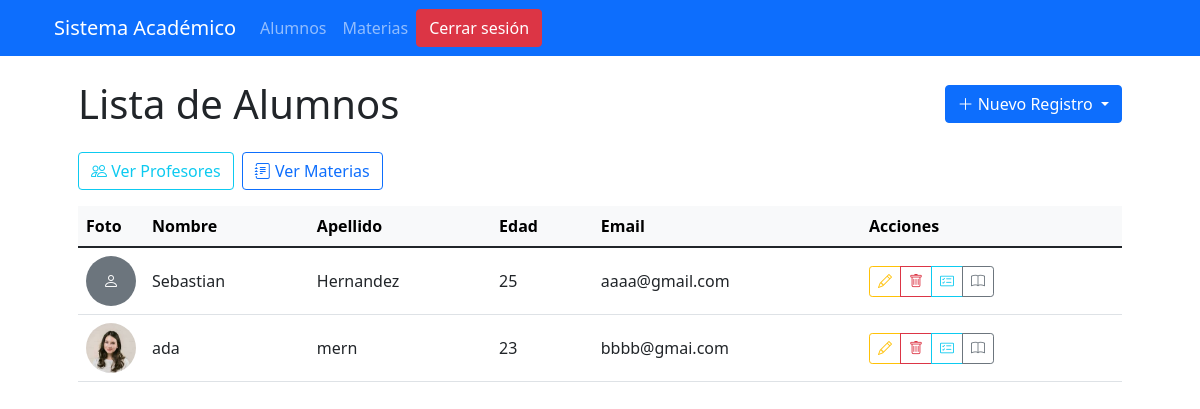
Page / (signed in) on the earlier database version.
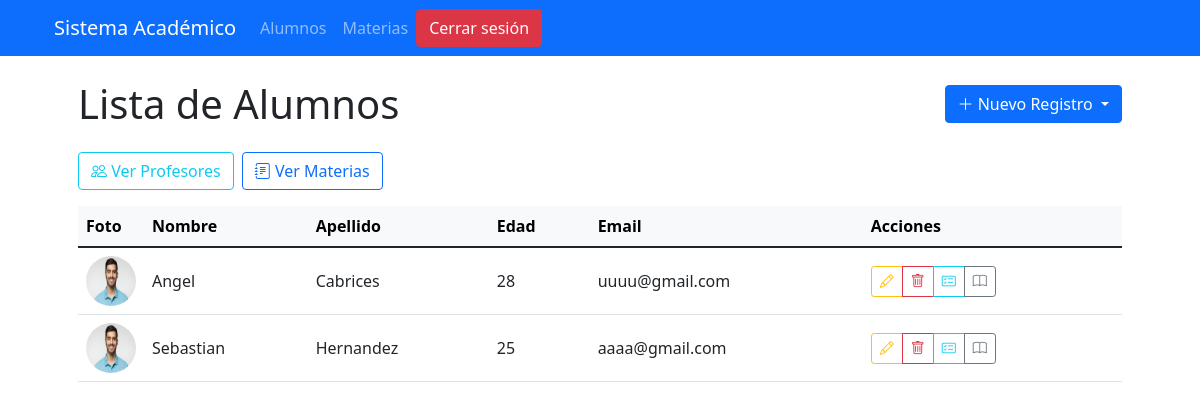
Same page on the later database version.
### formulario/models.py (models this page shows, shortened)
class Alumno(models.Model):
    nombre = models.CharField(max_length=100)
    apellido = models.CharField(max_length=100)
    edad = models.PositiveIntegerField()
    direccion = models.TextField()
    email = models.EmailField(unique=True)
    telefono = models.CharField(max_length=15)
    fecha_inscripcion = models.DateField(auto_now_add=True)
    foto = models.ImageField(upload_to='estudiantes/', blank=True, null=True, verbose_name="Foto del alumno")
    matricula = models.CharField(max_length=20, unique=True, blank=True, null=True)
    class Meta:
        ordering = ['apellido', 'nombre']

### formulario/views.py (the view)
# urls.py: path('', views.lista_alumnos, name='lista_alumnos'),
@login_required
def lista_alumnos(request):
    query = request.GET.get('q')
    alumnos = Alumno.objects.all().order_by('apellido', 'nombre')
    if query:
        alumnos = alumnos.filter(
            Q(nombre__icontains=query) |
            Q(apellido__icontains=query) |
            Q(matricula__icontains=query)
        ).distinct()
    return render(request, 'alumnos/lista.html', {'alumnos': alumnos})

### formulario/templates/alumnos/lista.html (shortened to what this page needs)
{% extends 'base.html' %}
{% block content %}
<div class="container-fluid mt-3">
    <div class="d-flex justify-content-between align-items-center mb-4">
        <h1 class="mb-0">Lista de Alumnos</h1>
        <div class="dropdown">
            <button class="btn btn-primary dropdown-toggle" type="button" id="dropdownMenuButton" data-bs-toggle="dropdown" aria-expanded="false">
                <i class="bi bi-plus-lg"></i> Nuevo Registro
            </button>
        </div>
    </div>
    <div class="d-flex flex-wrap gap-2 mb-3">
        <a href="{% url 'formulario:lista_profesores' %}" class="btn btn-outline-info">
            <i class="bi bi-people"></i> Ver Profesores
        </a>
        <a href="{% url 'formulario:lista_materias' %}" class="btn btn-outline-primary">
            <i class="bi bi-journal-text"></i> Ver Materias
        </a>
    </div>
    <div class="table-responsive">
        <table class="table table-hover align-middle">
            <thead class="table-light">
                <tr>
                    <th style="width: 60px;">Foto</th>
                    <th>Nombre</th>
                    <th>Apellido</th>
                    <th>Edad</th>
                    <th>Email</th>
                    <th>Acciones</th>
                </tr>
            </thead>
            <tbody>
                {% for alumno in alumnos %}
                <tr>
                    <td>
                        {% if alumno.foto %}
                        <img src="{{ alumno.foto.url }}" alt="Foto de {{ alumno.nombre }}" class="rounded-circle" width="50" height="50">
                        {% else %}
                        <div class="bg-secondary text-white rounded-circle d-flex align-items-center justify-content-center" style="width: 50px; height: 50px;">
                            <i class="bi bi-person"></i>
                        </div>
                        {% endif %}
                    </td>
                    <td>{{ alumno.nombre }}</td>
                    <td>{{ alumno.apellido }}</td>
                    <td>{{ alumno.edad }}</td>
                    <td>{{ alumno.email }}</td>
                    <td>
                        <div class="btn-group btn-group-sm" role="group">
                            <a href="{% url 'formulario:editar_alumno' alumno.id %}" class="btn btn-outline-warning" title="Editar">
                                <i class="bi bi-pencil"></i>
                            </a>
                            <a href="{% url 'formulario:eliminar_alumno' alumno.id %}" class="btn btn-outline-danger" title="Eliminar">
                                <i class="bi bi-trash"></i>
                            </a>
                            <a href="{% url 'formulario:lista_notas_alumno' alumno.id %}" class="btn btn-outline-info" title="Notas">
                                <i class="bi bi-card-checklist"></i>
                            </a>
                            <a href="{% url 'formulario:asignar_materias' alumno.id %}" class="btn btn-outline-secondary" title="Materias">
                                <i class="bi bi-book"></i>
                            </a>
                        </div>
                    </td>
                </tr>
                {% endfor %}
            </tbody>
        </table>
    </div>
</div>
{% endblock %}
{% block extra_css %}
<link href="https://cdn.jsdelivr.net/npm/bootstrap-icons@1.8.0/font/bootstrap-icons.css" rel="stylesheet">
{% endblock %}

### formulario/templates/base.html (shortened to what this page needs)
<!DOCTYPE html>
<html lang="es">
<head>
    <link href="https://cdn.jsdelivr.net/npm/bootstrap@5.3.0/dist/css/bootstrap.min.css" rel="stylesheet">
    {% block extra_css %}{% endblock %}
    <link href="https://cdn.jsdelivr.net/npm/bootstrap@5.1.3/dist/css/bootstrap.min.css" rel="stylesheet">
    <link href="https://cdn.jsdelivr.net/npm/bootstrap-icons@1.8.0/font/bootstrap-icons.css" rel="stylesheet">
</head>
<body>
    {% block navbar %}
    <nav class="navbar navbar-expand-lg navbar-dark bg-primary mb-4">
        <div class="container">
            <a class="navbar-brand" href="{% url 'formulario:lista_alumnos' %}">Sistema Académico</a>
            <div class="collapse navbar-collapse" id="navbarNav">
                <ul class="navbar-nav">
                    <li class="nav-item">
                        <a class="nav-link" href="{% url 'formulario:lista_alumnos' %}">Alumnos</a>
                    </li>
                    <li class="nav-item">
                        <a class="nav-link" href="{% url 'formulario:lista_materias' %}">Materias</a>
                    </li>
                </ul>
                {% if user.is_authenticated %}
                <form action="{% url 'logout' %}" method="post" style="display: inline;">
                    <button type="submit" class="btn btn-danger">Cerrar sesión</button>
                </form>
                {% endif %}
            </div>
        </div>
    </nav>
    {% endblock %}
    <div class="container">
        {% block content %}{% endblock %}
    </div>
</body>
</html>

### formulario/templates/alumnos/lista.html (style rules this page uses)
.table th { white-space: nowrap; }
.btn-group-sm>.btn { padding: 0.25rem 0.5rem; font-size: 0.75rem; }
.dropdown-toggle::after { margin-left: 0.5em; }

Differences in the rows shown:
removed Alumno: foto (picture), nombre "ada", apellido "mern", edad "23", email "bbbb@gmai.com"
added Alumno: foto (picture), nombre "Angel", apellido "Cabrices", edad "28", email "uuuu@gmail.com"
changed Alumno "Sebastian": foto: picture added; foto empty → "estudiantes/foto.jpg" (drawn)
